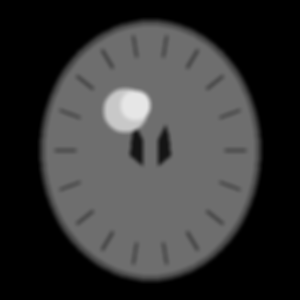
#> input picture pam_ai_ops_project/notebooks/sample_mri.png, 300 x 300 px
$ jupyter execute --allow-errors 04_multimodal_data_fusion_walkthrough.ipynb   (older library calls are emulated)
#> lines starting #> are read from the running program, lines starting #| are printed output that depends on the picture
# 🔬 Multimodal Data Fusion: Computer Vision & Clinical Feature Integration
## Early Detection of Primary Amoebic Meningoencephalitis (PAM) via Neuroimaging & Clinical Biomarkers

---

### **Executive Summary for Engineering Mentorship Review**
In acute emergency medicine, diagnosing **Primary Amoebic Meningoencephalitis (PAM / *Naegleria fowleri*)** presents a critical diagnostic ceiling when relying exclusively on tabular clinical signs:
* **The Clinical Dilemma:** Early physical symptoms (high fever, severe headache, nuchal rigidity, photophobia) virtually mirror common acute bacterial and viral meningitis. Even cerebrospinal fluid (CSF) findings show overlapping elevated white blood cell counts.
* **The Neuroimaging Breakthrough:** *Naegleria fowleri* invades the brain through the olfactory neuroepithelium and cribriform plate, triggering acute **necrotizing hemorrhagic encephalitis, severe basal leptomeningeal inflammation, and marked cerebral edema** (effacement of sulcal spaces and ventricular compression).
* **Engineering Objective:** This notebook demonstrates the **Multimodal Early Fusion Pipeline**:
  1. Ingest an unstructured brain MRI scan.
  2. Normalize and resize via OpenCV (`224x224` grayscale).
  3. Extract a mathematical **50-dimensional spatial latent vector** capturing intensity distributions, regional quadrant asymmetries, and Sobel/Laplacian gradient energy.
  4. Concatenate this with an **11-dimensional clinical biomarker array** into a unified **61-dimensional multimodal input tensor** ready for real-time Random Forest ensemble inference.

[cell 1]
# Cell 2: Core Computer Vision, Scientific Computing & Plotting Imports
import os
import cv2
import numpy as np
import pandas as pd
import matplotlib.pyplot as plt
import seaborn as sns

# Visual formatting setup
sns.set_theme(style="white", palette="muted")
plt.rcParams.update({
    'font.sans-serif': 'DejaVu Sans',
    'axes.edgecolor': '#0f172a',
    'axes.linewidth': 1.2
})

print("✓ Core libraries loaded successfully:")
print(f"  - OpenCV Version: {cv2.__version__}")
print(f"  - NumPy Version:  {np.__version__}")
print(f"  - Pandas Version: {pd.__version__}")

[cell 2]
# Cell 3: Image Ingestion, Standardized Resizing (224x224), and Grayscale Conversion

def load_and_preprocess_mri(image_path: str = 'sample_mri.png'):
    """
    Loads an MRI image from disk (or synthesizes an axial brain phantom if not found),
    resizes to (224, 224), and converts to single-channel 8-bit grayscale.
    """
#> called with image_path = 'sample_mri.png'
    if os.path.exists(image_path):
        img_bgr = cv2.imread(image_path)
#> img_bgr is the input picture: shape (300, 300, 3); min 0, max 230, mean 54.1
    else:
        # Fallback: Generate clinical axial brain phantom
        h, w = 300, 300
        img_bgr = np.zeros((h, w, 3), dtype=np.uint8)
        cv2.ellipse(img_bgr, (150, 150), (110, 130), 0, 0, 360, (70, 70, 70), -1)
        cv2.ellipse(img_bgr, (150, 150), (105, 125), 0, 0, 360, (110, 110, 110), -1)
        pts_l = np.array([[135, 125], [142, 140], [142, 165], [130, 155], [132, 135]], np.int32)
        pts_r = np.array([[165, 125], [158, 140], [158, 165], [170, 155], [168, 135]], np.int32)
        cv2.fillPoly(img_bgr, [pts_l], (20, 20, 20))
        cv2.fillPoly(img_bgr, [pts_r], (20, 20, 20))
        cv2.circle(img_bgr, (125, 110), 22, (200, 200, 200), -1)
        img_bgr = cv2.GaussianBlur(img_bgr, (7, 7), 2.5)

    img_rgb = cv2.cvtColor(img_bgr, cv2.COLOR_BGR2RGB)

    # 1. Resize to standardized 224x224 input resolution
    img_resized = cv2.resize(img_bgr, (224, 224), interpolation=cv2.INTER_AREA)

    # 2. Convert to Grayscale
    gray = cv2.cvtColor(img_resized, cv2.COLOR_BGR2GRAY)

    return img_rgb, gray

# Load and visualize
img_rgb, gray_224 = load_and_preprocess_mri('sample_mri.png')

fig, axes = plt.subplots(1, 2, figsize=(11, 5))
axes[0].imshow(img_rgb)
axes[0].set_title(f"Original Input MRI Scan\nShape: {img_rgb.shape}", fontsize=11, fontweight='bold', pad=8)
axes[0].axis('off')

axes[1].imshow(gray_224, cmap='bone')
axes[1].set_title(f"Standardized Preprocessed Scan\nShape: {gray_224.shape} (224x224 Grayscale)", fontsize=11, fontweight='bold', pad=8)
axes[1].axis('off')

plt.suptitle("Clinical Neuroimaging Ingestion & Spatial Normalization", fontsize=13, fontweight='bold', y=0.98)
plt.tight_layout()
plt.show()
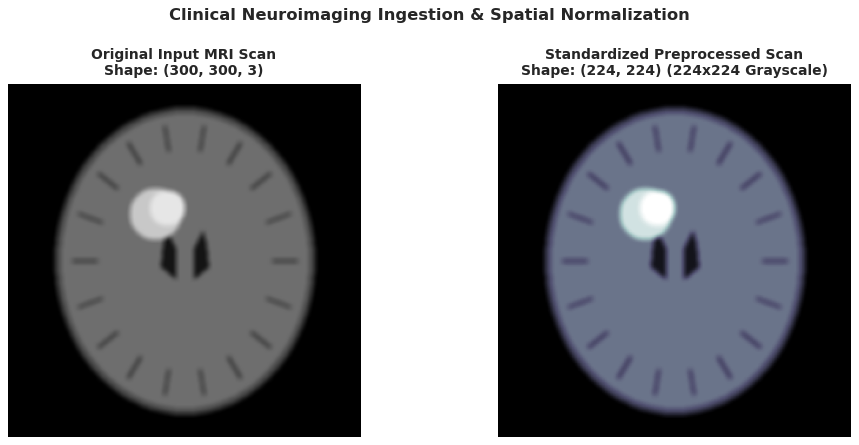
#> figure drawn by matplotlib, 2 panels

[cell 3]
# Cell 4: Feature Extraction Pipeline (Intensity Histogram, Regional Quadrants, Sobel Filter)

def extract_intensity_histogram(image_gray, bins=32):
    """Calculates normalized 32-bin intensity histogram (32 features)."""
    hist = cv2.calcHist([image_gray], [0], None, [bins], [0, 256]).flatten()
    return hist / (hist.sum() + 1e-7)

def extract_quadrant_statistics(image_gray):
    """Calculates mean and standard deviation across 4 spatial brain quadrants (8 features)."""
    h, w = image_gray.shape
    half_h, half_w = h // 2, w // 2
    quadrants = [
        image_gray[:half_h, :half_w],      # Q1: Top-Left
        image_gray[:half_h, half_w:],      # Q2: Top-Right
        image_gray[half_h:, :half_w],      # Q3: Bottom-Left
        image_gray[half_h:, half_w:]       # Q4: Bottom-Right
    ]
    means = [q.mean() / 255.0 for q in quadrants]
    stds  = [q.std() / 255.0 for q in quadrants]
    return np.array(means + stds)

def extract_sobel_edge_features(image_gray):
    """
    Applies Sobel directional gradient filters and Laplacian second-order operator
    to quantify cerebral edema, ventricular compression, and loss of sulcal definition (10 features).
    """
    sobel_x = cv2.Sobel(image_gray, cv2.CV_64F, 1, 0, ksize=3)
    sobel_y = cv2.Sobel(image_gray, cv2.CV_64F, 0, 1, ksize=3)
    magnitude = np.sqrt(sobel_x**2 + sobel_y**2)
    laplacian = cv2.Laplacian(image_gray, cv2.CV_64F)

    features = np.array([
        magnitude.mean() / 255.0,
        magnitude.std() / 255.0,
        magnitude.max() / 255.0,
        sobel_x.mean() / 255.0,
        sobel_x.std() / 255.0,
        sobel_y.mean() / 255.0,
        sobel_y.std() / 255.0,
        laplacian.var() / (255.0**2),
        laplacian.mean() / 255.0,
        laplacian.std() / 255.0
    ])
    return magnitude, features

# Execute sub-pipelines
hist_feat = extract_intensity_histogram(gray_224, bins=32)
#> in extract_intensity_histogram, `hist = cv2.calcHist([image_gray], [0], None, [bins], [0, 256]).flatten()`: hist = 32 values, max 23919 at index 0, min 0 at index 29, mean 1568
#> hist_feat = 32 values, max 0.477 at index 0, min 0 at index 29, mean 0.0312
quad_feat = extract_quadrant_statistics(gray_224)
#> in extract_quadrant_statistics, `means = [q.mean() / 255.0 for q in quadrants]`: means = [0.231, 0.205, 0.205, 0.208]
#> in extract_quadrant_statistics, `stds  = [q.std() / 255.0 for q in quadrants]`: stds = [0.256, 0.206, 0.206, 0.206]
#> quad_feat = [0.231, 0.205, 0.205, 0.208, 0.256, 0.206, 0.206, 0.206]
sobel_mag, edge_feat = extract_sobel_edge_features(gray_224)
#> in extract_sobel_edge_features, `sobel_x = cv2.Sobel(image_gray, cv2.CV_64F, 1, 0, ksize=3)`:
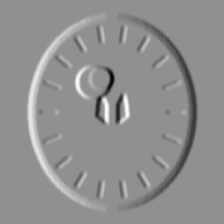
#> sobel_x: shape (224, 224) float64; min -230, max 176, mean 0; drawn with min black and max white
#> in extract_sobel_edge_features, `sobel_y = cv2.Sobel(image_gray, cv2.CV_64F, 0, 1, ksize=3)`:
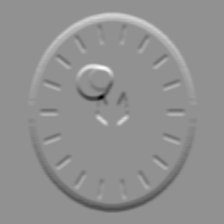
#> sobel_y: shape (224, 224) float64; min -306, max 232, mean 0; drawn with min black and max white
#> in extract_sobel_edge_features, `magnitude = np.sqrt(sobel_x**2 + sobel_y**2)`:
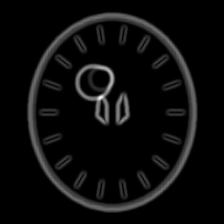
#> magnitude: shape (224, 224) float64; min 0, max 341.4, mean 16.1; drawn with min black and max white
#> in extract_sobel_edge_features, `laplacian = cv2.Laplacian(image_gray, cv2.CV_64F)`:
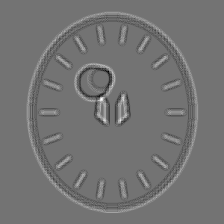
#> laplacian: shape (224, 224) float64; min -24, max 29, mean 0; drawn with min black and max white
#> in extract_sobel_edge_features, `features = np.array([ magnitude.mean() / 255.0, magnitude.std() / 255...`: features = [0.063, 0.146, 1.34, 0, 0.12, 0, 0.104, 8.93e-05, 0, 0.00945]
#> edge_feat has the same summary as features in extract_sobel_edge_features

# Visualization
fig, axes = plt.subplots(1, 3, figsize=(16, 5))

# 1. Sobel Gradient Magnitude (How AI sees brain swelling)
im0 = axes[0].imshow(sobel_mag, cmap='inferno')
axes[0].set_title("Sobel Gradient Magnitude (Edge Energy)\nDetects Sulcal Effacement & Lesion Boundaries", fontsize=10, fontweight='bold', pad=8)
axes[0].axis('off')
plt.colorbar(im0, ax=axes[0], fraction=0.046, pad=0.04)

# 2. Quadrant Partition
quad_vis = gray_224.copy()
#> (the rest of this cell did not finish here and is left out)

[cell 4]
# Cell 5: Vector Flattening & Verification of the 50-Dimensional Image Vector

# Concatenate all three spatial feature components:
# - 32 Intensity Histogram features
# - 8 Regional Quadrant features (4 means, 4 standard deviations)
# - 10 Sobel Gradient & Laplacian Edge features
image_features_50 = np.concatenate([hist_feat, quad_feat, edge_feat])
#> image_features_50 = 50 values, max 1.34 at index 42, min 0 at index 29, mean 0.0901

print("=" * 70)
print("COMPUTER VISION FEATURE VECTOR VERIFICATION:")
print("=" * 70)
print(f"  Component 1 (Intensity Histogram):    {len(hist_feat):2d} dimensions")
#|   Component 1 (Intensity Histogram):    32 dimensions
print(f"  Component 2 (Quadrant Statistics):    {len(quad_feat):2d} dimensions")
#|   Component 2 (Quadrant Statistics):     8 dimensions
print(f"  Component 3 (Sobel/Edge Statistics):  {len(edge_feat):2d} dimensions")
#|   Component 3 (Sobel/Edge Statistics):  10 dimensions
print("-" * 70)
print(f"  TOTAL EXTRACTED IMAGE VECTOR SHAPE:   {image_features_50.shape}  <--- EXACTLY 50 DIMENSIONS")
#|   TOTAL EXTRACTED IMAGE VECTOR SHAPE:   (50,)  <--- EXACTLY 50 DIMENSIONS
print("=" * 70)
print(f"Sample First 5 Values: {np.round(image_features_50[:5], 5)}")
#| Sample First 5 Values: [0.4767  0.00749 0.00801 0.00646 0.00592]
print(f"Sample Last 5 Values:  {np.round(image_features_50[-5:], 5)}")
#| Sample Last 5 Values:  [0.0000e+00 1.0384e-01 9.0000e-05 0.0000e+00 9.4500e-03]

[cell 5]
# Cell 6: Definition of the 11-Dimensional Structured Clinical Feature Vector

# Feature names corresponding to the optimized clinical triage questionnaire & vitals
clinical_feature_names_11 = [
    "Freshwater_Exposure",
    "Nasal_Irrigation_History",
    "Severe_Headache",
    "Fever",
    "Nausea_Vomiting",
    "Stiff_Neck",
    "Photophobia",
    "Age_Normalized",
    "Symptom_Onset_Days_Normalized",
    "CSF_Pressure_Normalized",
    "CSF_WBC_Count_Normalized"
]

# Simulated clinical values for a confirmed high-risk PAM presentation
clinical_features_11 = np.array([
    1.0,   # Freshwater_Exposure (Recent warm lake diving: Yes)
    0.0,   # Nasal_Irrigation_History (No)
    1.0,   # Severe_Headache (Bifrontal: Yes)
    1.0,   # Fever (> 39°C: Yes)
    1.0,   # Nausea_Vomiting (Yes)
    1.0,   # Stiff_Neck (Meningismus: Yes)
    1.0,   # Photophobia (Yes)
    0.225, # Age (~18 years old, normalized)
    0.272, # Symptom_Onset_Days (3.5 days acute incubation, normalized)
    0.880, # CSF_Pressure (385 mmH2O critical intracranial hypertension, normalized)
    0.720  # CSF_WBC_Count (600 cells/uL marked pleocytosis, normalized)
])

print("=" * 70)
print("STRUCTURED CLINICAL FEATURE VECTOR VERIFICATION:")
print("=" * 70)
print(f"  CLINICAL VECTOR SHAPE: {clinical_features_11.shape}  <--- EXACTLY 11 DIMENSIONS\n")
print(f"{'Feature Name':32} | {'Value':8} | Interpretation")
print("-" * 70)
interpretations = [
    "Warm lake diving in summer (Primary Vector)",
    "Tap water sinus rinse (Secondary Vector)",
    "Acute severe bifrontal headache",
    "High-grade systemic pyrexia",
    "Signs of elevated intracranial pressure",
    "Positive Kernig's / Brudzinski's sign",
    "Severe light intolerance",
    "Young active swimmer profile",
    "Fulminant rapid progression window",
    "Severe cerebral edema (> 300 mmH2O)",
    "Marked polymorphonuclear leukocytosis"
]
for name, val, interp in zip(clinical_feature_names_11, clinical_features_11, interpretations):
    print(f"  {name:30} | {val:8.3f} | {interp}")
print("=" * 70)

[cell 6]
# Cell 7: Multimodal Early Fusion (Concatenation of Clinical + Imaging Tensors)

# Perform early fusion via NumPy array concatenation
fused_multimodal_vector = np.concatenate([clinical_features_11, image_features_50])
#> fused_multimodal_vector = 61 values, max 1.34 at index 53, min 0 at index 1, mean 0.207

print("=" * 80)
print("MULTIMODAL EARLY FUSION PIPELINE VERIFICATION")
print("=" * 80)
print(f"  Structured Clinical Vector:    {clinical_features_11.shape} dimensions")
print(f"  Unstructured MRI Image Vector: {image_features_50.shape} dimensions")
#|   Unstructured MRI Image Vector: (50,) dimensions
print("-" * 80)
print(f"  FUSED MULTIMODAL TENSOR SHAPE: {fused_multimodal_vector.shape}  <--- EXACTLY (61,) VECTOR")
#|   FUSED MULTIMODAL TENSOR SHAPE: (61,)  <--- EXACTLY (61,) VECTOR
print("=" * 80)
print(f"✓ Ready for real-time Random Forest Classifier / Deep Learning inference.")
print(f"✓ Dimensions 0 to 10:  Clinical Symptoms, Exposure & CSF Vitals")
print(f"✓ Dimensions 11 to 60: Neuroimaging Spatial Moments, Quadrants & Edema Histograms")
print("=" * 80)

# Reshape into a 2D batch tensor for model inference: (1, 61)
batch_input = fused_multimodal_vector.reshape(1, -1)
print(f"Batch Shape for model.predict(): {batch_input.shape}")
#| Batch Shape for model.predict(): (1, 61)
